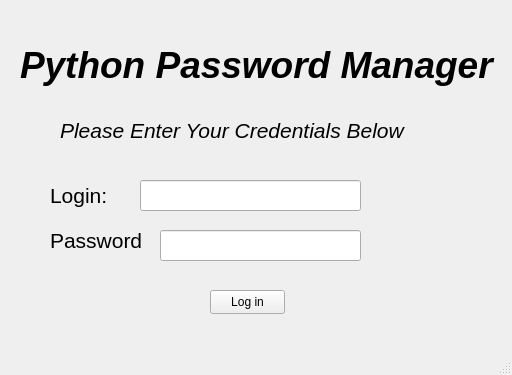
<?xml version="1.0" encoding="UTF-8"?>
<ui version="4.0">
 <class>LoginWindow</class>
 <widget class="QMainWindow" name="LoginWindow">
  <property name="geometry">
   <rect>
    <x>0</x>
    <y>0</y>
    <width>512</width>
    <height>375</height>
   </rect>
  </property>
  <property name="windowTitle">
   <string>Login Window</string>
  </property>
  <property name="windowOpacity">
   <double>1.000000000000000</double>
  </property>
  <property name="documentMode">
   <bool>false</bool>
  </property>
  <property name="tabShape">
   <enum>QTabWidget::Triangular</enum>
  </property>
  <widget class="QWidget" name="centralwidget">
   <widget class="QLabel" name="label">
    <property name="geometry">
     <rect>
      <x>20</x>
      <y>20</y>
      <width>481</width>
      <height>91</height>
     </rect>
    </property>
    <property name="text">
     <string>&lt;html&gt;&lt;head/&gt;&lt;body&gt;&lt;p&gt;&lt;span style=&quot; font-size:28pt; font-weight:700; font-style:italic;&quot;&gt;Python Password Manager&lt;/span&gt;&lt;/p&gt;&lt;/body&gt;&lt;/html&gt;</string>
    </property>
   </widget>
   <widget class="QLabel" name="label_2">
    <property name="geometry">
     <rect>
      <x>60</x>
      <y>110</y>
      <width>361</width>
      <height>41</height>
     </rect>
    </property>
    <property name="text">
     <string>&lt;html&gt;&lt;head/&gt;&lt;body&gt;&lt;p&gt;&lt;span style=&quot; font-size:16pt; font-style:italic;&quot;&gt;Please Enter Your Credentials Below&lt;/span&gt;&lt;/p&gt;&lt;/body&gt;&lt;/html&gt;</string>
    </property>
   </widget>
   <widget class="QLabel" name="label_3">
    <property name="geometry">
     <rect>
      <x>50</x>
      <y>180</y>
      <width>61</width>
      <height>31</height>
     </rect>
    </property>
    <property name="text">
     <string>&lt;html&gt;&lt;head/&gt;&lt;body&gt;&lt;p&gt;&lt;span style=&quot; font-size:16pt;&quot;&gt;Login: &lt;/span&gt;&lt;/p&gt;&lt;/body&gt;&lt;/html&gt;</string>
    </property>
   </widget>
   <widget class="QLabel" name="label_4">
    <property name="geometry">
     <rect>
      <x>50</x>
      <y>220</y>
      <width>91</width>
      <height>41</height>
     </rect>
    </property>
    <property name="text">
     <string>&lt;html&gt;&lt;head/&gt;&lt;body&gt;&lt;p&gt;&lt;span style=&quot; font-size:16pt;&quot;&gt;Password: &lt;/span&gt;&lt;/p&gt;&lt;/body&gt;&lt;/html&gt;</string>
    </property>
   </widget>
   <widget class="QLineEdit" name="lineEdit">
    <property name="geometry">
     <rect>
      <x>140</x>
      <y>180</y>
      <width>221</width>
      <height>31</height>
     </rect>
    </property>
   </widget>
   <widget class="QLineEdit" name="lineEdit_2">
    <property name="geometry">
     <rect>
      <x>160</x>
      <y>230</y>
      <width>201</width>
      <height>31</height>
     </rect>
    </property>
    <property name="echoMode">
     <enum>QLineEdit::Password</enum>
    </property>
   </widget>
   <widget class="QPushButton" name="pushButton">
    <property name="geometry">
     <rect>
      <x>210</x>
      <y>290</y>
      <width>75</width>
      <height>24</height>
     </rect>
    </property>
    <property name="text">
     <string>Log in</string>
    </property>
   </widget>
  </widget>
  <widget class="QMenuBar" name="menubar">
   <property name="geometry">
    <rect>
     <x>0</x>
     <y>0</y>
     <width>512</width>
     <height>22</height>
    </rect>
   </property>
  </widget>
  <widget class="QStatusBar" name="statusbar"/>
 </widget>
 <resources/>
 <connections/>
</ui>
